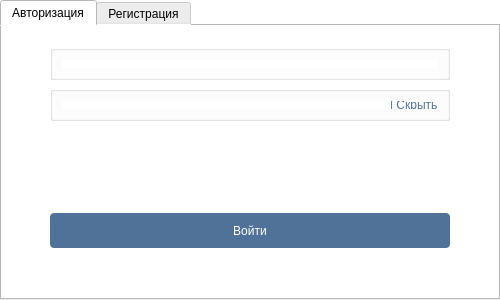
<?xml version="1.0" encoding="UTF-8"?>
<ui version="4.0">
 <class>DialogEntrance</class>
 <widget class="QDialog" name="DialogEntrance">
  <property name="geometry">
   <rect>
    <x>0</x>
    <y>0</y>
    <width>500</width>
    <height>300</height>
   </rect>
  </property>
  <property name="sizePolicy">
   <sizepolicy hsizetype="Fixed" vsizetype="Fixed">
    <horstretch>0</horstretch>
    <verstretch>0</verstretch>
   </sizepolicy>
  </property>
  <property name="minimumSize">
   <size>
    <width>500</width>
    <height>300</height>
   </size>
  </property>
  <property name="maximumSize">
   <size>
    <width>500</width>
    <height>300</height>
   </size>
  </property>
  <property name="windowTitle">
   <string>Вход</string>
  </property>
  <property name="windowIcon">
   <iconset resource="resources.qrc">
    <normaloff>:/new/images/images/Launchpad 2.png</normaloff>:/new/images/images/Launchpad 2.png</iconset>
  </property>
  <property name="styleSheet">
   <string notr="true">background-color: #FFFFFF;
</string>
  </property>
  <layout class="QGridLayout" name="gridLayout_6">
   <property name="leftMargin">
    <number>0</number>
   </property>
   <property name="topMargin">
    <number>0</number>
   </property>
   <property name="rightMargin">
    <number>0</number>
   </property>
   <property name="bottomMargin">
    <number>0</number>
   </property>
   <property name="spacing">
    <number>0</number>
   </property>
   <item row="0" column="0">
    <widget class="QTabWidget" name="tabWidget">
     <property name="styleSheet">
      <string notr="true"/>
     </property>
     <property name="currentIndex">
      <number>0</number>
     </property>
     <widget class="QWidget" name="tabSignIn">
      <attribute name="title">
       <string>Авторизация</string>
      </attribute>
      <layout class="QGridLayout" name="gridLayout_2">
       <item row="0" column="0">
        <spacer name="verticalSpacer_5">
         <property name="orientation">
          <enum>Qt::Vertical</enum>
         </property>
         <property name="sizeType">
          <enum>QSizePolicy::Fixed</enum>
         </property>
         <property name="sizeHint" stdset="0">
          <size>
           <width>20</width>
           <height>10</height>
          </size>
         </property>
        </spacer>
       </item>
       <item row="1" column="0">
        <layout class="QGridLayout" name="gridLayout">
         <item row="6" column="0">
          <spacer name="verticalSpacer_4">
           <property name="orientation">
            <enum>Qt::Vertical</enum>
           </property>
           <property name="sizeHint" stdset="0">
            <size>
             <width>20</width>
             <height>40</height>
            </size>
           </property>
          </spacer>
         </item>
         <item row="4" column="0">
          <spacer name="verticalSpacer_3">
           <property name="orientation">
            <enum>Qt::Vertical</enum>
           </property>
           <property name="sizeHint" stdset="0">
            <size>
             <width>20</width>
             <height>15</height>
            </size>
           </property>
          </spacer>
         </item>
         <item row="5" column="0">
          <widget class="QPushButton" name="buttonSignIn">
           <property name="minimumSize">
            <size>
             <width>400</width>
             <height>35</height>
            </size>
           </property>
           <property name="maximumSize">
            <size>
             <width>400</width>
             <height>35</height>
            </size>
           </property>
           <property name="styleSheet">
            <string notr="true">background-color: #507299;
border-radius: 4px;
color:#FFFFFF;</string>
           </property>
           <property name="text">
            <string>Войти</string>
           </property>
          </widget>
         </item>
         <item row="0" column="0">
          <widget class="QGroupBox" name="boxLogin_in">
           <property name="minimumSize">
            <size>
             <width>400</width>
             <height>35</height>
            </size>
           </property>
           <property name="maximumSize">
            <size>
             <width>400</width>
             <height>35</height>
            </size>
           </property>
           <property name="title">
            <string/>
           </property>
           <layout class="QGridLayout" name="gridLayout_3">
            <item row="0" column="0">
             <widget class="QLineEdit" name="lineLogin_in">
              <property name="styleSheet">
               <string notr="true">border: #FFFFFF;</string>
              </property>
             </widget>
            </item>
           </layout>
          </widget>
         </item>
         <item row="1" column="0">
          <widget class="QGroupBox" name="boxPassword_in">
           <property name="minimumSize">
            <size>
             <width>400</width>
             <height>35</height>
            </size>
           </property>
           <property name="maximumSize">
            <size>
             <width>400</width>
             <height>35</height>
            </size>
           </property>
           <property name="title">
            <string/>
           </property>
           <layout class="QGridLayout" name="gridLayout_4">
            <item row="0" column="0">
             <layout class="QHBoxLayout" name="horizontalLayout_11">
              <item>
               <widget class="QLineEdit" name="linePassword_in">
                <property name="styleSheet">
                 <string notr="true">border: #FFFFFF;</string>
                </property>
                <property name="inputMask">
                 <string/>
                </property>
                <property name="echoMode">
                 <enum>QLineEdit::Normal</enum>
                </property>
               </widget>
              </item>
              <item>
               <widget class="QLabel" name="labelHide_in">
                <property name="styleSheet">
                 <string notr="true">color: #507299;</string>
                </property>
                <property name="text">
                 <string>| Скрыть</string>
                </property>
               </widget>
              </item>
             </layout>
            </item>
           </layout>
          </widget>
         </item>
         <item row="3" column="0">
          <widget class="QGroupBox" name="boxLabelError_in">
           <property name="sizePolicy">
            <sizepolicy hsizetype="Minimum" vsizetype="Preferred">
             <horstretch>0</horstretch>
             <verstretch>0</verstretch>
            </sizepolicy>
           </property>
           <property name="minimumSize">
            <size>
             <width>400</width>
             <height>35</height>
            </size>
           </property>
           <property name="maximumSize">
            <size>
             <width>400</width>
             <height>50</height>
            </size>
           </property>
           <property name="styleSheet">
            <string notr="true">border: #FFFFFF;</string>
           </property>
           <property name="title">
            <string/>
           </property>
           <layout class="QGridLayout" name="gridLayout_10">
            <property name="verticalSpacing">
             <number>0</number>
            </property>
            <item row="0" column="0">
             <layout class="QHBoxLayout" name="horizontalLayout">
              <item>
               <spacer name="horizontalSpacer_2">
                <property name="orientation">
                 <enum>Qt::Horizontal</enum>
                </property>
                <property name="sizeHint" stdset="0">
                 <size>
                  <width>40</width>
                  <height>20</height>
                 </size>
                </property>
               </spacer>
              </item>
              <item>
               <widget class="QLabel" name="labelError">
                <property name="styleSheet">
                 <string notr="true">color:#BF0A00;</string>
                </property>
                <property name="text">
                 <string/>
                </property>
               </widget>
              </item>
              <item>
               <spacer name="horizontalSpacer">
                <property name="orientation">
                 <enum>Qt::Horizontal</enum>
                </property>
                <property name="sizeHint" stdset="0">
                 <size>
                  <width>40</width>
                  <height>20</height>
                 </size>
                </property>
               </spacer>
              </item>
             </layout>
            </item>
           </layout>
          </widget>
         </item>
        </layout>
       </item>
      </layout>
     </widget>
     <widget class="QWidget" name="tabSignUp">
      <attribute name="title">
       <string>Регистрация</string>
      </attribute>
      <layout class="QGridLayout" name="gridLayout_9">
       <item row="1" column="0">
        <layout class="QGridLayout" name="gridLayout_5">
         <item row="1" column="0">
          <widget class="QGroupBox" name="boxPassword_up">
           <property name="minimumSize">
            <size>
             <width>400</width>
             <height>35</height>
            </size>
           </property>
           <property name="maximumSize">
            <size>
             <width>400</width>
             <height>35</height>
            </size>
           </property>
           <property name="title">
            <string/>
           </property>
           <layout class="QGridLayout" name="gridLayout_7">
            <item row="0" column="0">
             <layout class="QHBoxLayout" name="horizontalLayout_12">
              <item>
               <widget class="QLineEdit" name="linePassword_up">
                <property name="styleSheet">
                 <string notr="true">border: #FFFFFF;</string>
                </property>
               </widget>
              </item>
              <item>
               <widget class="QLabel" name="labelHide_up">
                <property name="styleSheet">
                 <string notr="true">color: #507299;</string>
                </property>
                <property name="text">
                 <string>| Скрыть</string>
                </property>
               </widget>
              </item>
             </layout>
            </item>
           </layout>
          </widget>
         </item>
         <item row="5" column="0">
          <spacer name="verticalSpacer_7">
           <property name="orientation">
            <enum>Qt::Vertical</enum>
           </property>
           <property name="sizeHint" stdset="0">
            <size>
             <width>20</width>
             <height>40</height>
            </size>
           </property>
          </spacer>
         </item>
         <item row="4" column="0">
          <widget class="QPushButton" name="buttonSignUp">
           <property name="minimumSize">
            <size>
             <width>400</width>
             <height>35</height>
            </size>
           </property>
           <property name="maximumSize">
            <size>
             <width>400</width>
             <height>35</height>
            </size>
           </property>
           <property name="styleSheet">
            <string notr="true">background-color: #507299;
border-radius: 4px;
color:#FFFFFF;</string>
           </property>
           <property name="text">
            <string>Зарегистрироваться</string>
           </property>
          </widget>
         </item>
         <item row="3" column="0">
          <spacer name="verticalSpacer_6">
           <property name="orientation">
            <enum>Qt::Vertical</enum>
           </property>
           <property name="sizeHint" stdset="0">
            <size>
             <width>20</width>
             <height>20</height>
            </size>
           </property>
          </spacer>
         </item>
         <item row="0" column="0">
          <widget class="QGroupBox" name="boxLogin_up">
           <property name="minimumSize">
            <size>
             <width>400</width>
             <height>35</height>
            </size>
           </property>
           <property name="maximumSize">
            <size>
             <width>400</width>
             <height>35</height>
            </size>
           </property>
           <property name="title">
            <string/>
           </property>
           <layout class="QGridLayout" name="gridLayout_8">
            <item row="0" column="0">
             <widget class="QLineEdit" name="lineLogin_up">
              <property name="styleSheet">
               <string notr="true">border: #FFFFFF;</string>
              </property>
             </widget>
            </item>
           </layout>
          </widget>
         </item>
         <item row="2" column="0">
          <widget class="QGroupBox" name="boxLabelError_up">
           <property name="minimumSize">
            <size>
             <width>400</width>
             <height>35</height>
            </size>
           </property>
           <property name="maximumSize">
            <size>
             <width>400</width>
             <height>35</height>
            </size>
           </property>
           <property name="styleSheet">
            <string notr="true">border: #FFFFFF;</string>
           </property>
           <property name="title">
            <string/>
           </property>
           <layout class="QGridLayout" name="gridLayout_11">
            <item row="0" column="0">
             <layout class="QHBoxLayout" name="horizontalLayout_2">
              <item>
               <spacer name="horizontalSpacer_3">
                <property name="orientation">
                 <enum>Qt::Horizontal</enum>
                </property>
                <property name="sizeHint" stdset="0">
                 <size>
                  <width>40</width>
                  <height>20</height>
                 </size>
                </property>
               </spacer>
              </item>
              <item>
               <widget class="QLabel" name="labelError_up">
                <property name="styleSheet">
                 <string notr="true">color:#BF0A00;</string>
                </property>
                <property name="text">
                 <string/>
                </property>
               </widget>
              </item>
              <item>
               <spacer name="horizontalSpacer_4">
                <property name="orientation">
                 <enum>Qt::Horizontal</enum>
                </property>
                <property name="sizeHint" stdset="0">
                 <size>
                  <width>40</width>
                  <height>20</height>
                 </size>
                </property>
               </spacer>
              </item>
             </layout>
            </item>
           </layout>
          </widget>
         </item>
        </layout>
       </item>
       <item row="0" column="0">
        <spacer name="verticalSpacer_8">
         <property name="orientation">
          <enum>Qt::Vertical</enum>
         </property>
         <property name="sizeType">
          <enum>QSizePolicy::Fixed</enum>
         </property>
         <property name="sizeHint" stdset="0">
          <size>
           <width>20</width>
           <height>10</height>
          </size>
         </property>
        </spacer>
       </item>
      </layout>
     </widget>
    </widget>
   </item>
  </layout>
 </widget>
 <tabstops>
  <tabstop>lineLogin_in</tabstop>
  <tabstop>linePassword_in</tabstop>
  <tabstop>buttonSignIn</tabstop>
  <tabstop>linePassword_up</tabstop>
  <tabstop>lineLogin_up</tabstop>
  <tabstop>buttonSignUp</tabstop>
  <tabstop>tabWidget</tabstop>
 </tabstops>
 <resources>
  <include location="resources.qrc"/>
 </resources>
 <connections/>
</ui>
